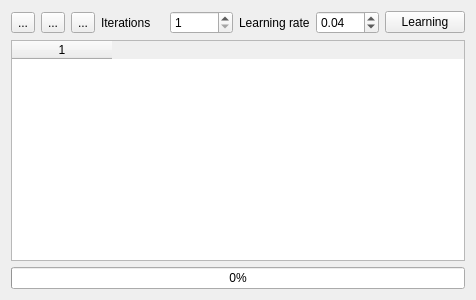
<?xml version="1.0" encoding="UTF-8"?>
<ui version="4.0">
 <class>FeedingTool</class>
 <widget class="QWidget" name="FeedingTool">
  <property name="windowModality">
   <enum>Qt::ApplicationModal</enum>
  </property>
  <property name="geometry">
   <rect>
    <x>0</x>
    <y>0</y>
    <width>476</width>
    <height>300</height>
   </rect>
  </property>
  <property name="windowTitle">
   <string>Feeding Tool</string>
  </property>
  <layout class="QVBoxLayout" name="verticalLayout">
   <item>
    <layout class="QHBoxLayout" name="horizontalLayout">
     <item>
      <widget class="QToolButton" name="addButton">
       <property name="text">
        <string>...</string>
       </property>
       <property name="icon">
        <iconset resource="resources.qrc">
         <normaloff>:/img/add.png</normaloff>:/img/add.png</iconset>
       </property>
      </widget>
     </item>
     <item>
      <widget class="QToolButton" name="subButton">
       <property name="text">
        <string>...</string>
       </property>
       <property name="icon">
        <iconset resource="resources.qrc">
         <normaloff>:/img/sub.png</normaloff>:/img/sub.png</iconset>
       </property>
      </widget>
     </item>
     <item>
      <widget class="QToolButton" name="editButton">
       <property name="text">
        <string>...</string>
       </property>
       <property name="icon">
        <iconset resource="resources.qrc">
         <normaloff>:/img/edit.png</normaloff>:/img/edit.png</iconset>
       </property>
      </widget>
     </item>
     <item>
      <widget class="QLabel" name="label">
       <property name="text">
        <string>Iterations</string>
       </property>
      </widget>
     </item>
     <item>
      <widget class="QSpinBox" name="iteration">
       <property name="minimum">
        <number>1</number>
       </property>
       <property name="maximum">
        <number>9999</number>
       </property>
      </widget>
     </item>
     <item>
      <widget class="QLabel" name="label_2">
       <property name="text">
        <string>Learning rate</string>
       </property>
      </widget>
     </item>
     <item>
      <widget class="QDoubleSpinBox" name="spinLearningrate">
       <property name="minimum">
        <double>-99.000000000000000</double>
       </property>
       <property name="singleStep">
        <double>0.100000000000000</double>
       </property>
       <property name="value">
        <double>0.040000000000000</double>
       </property>
      </widget>
     </item>
     <item>
      <widget class="QPushButton" name="learnButton">
       <property name="text">
        <string>Learning</string>
       </property>
      </widget>
     </item>
    </layout>
   </item>
   <item>
    <widget class="QTableWidget" name="truthTable">
     <property name="columnCount">
      <number>1</number>
     </property>
     <column/>
    </widget>
   </item>
   <item>
    <widget class="QProgressBar" name="progressBar">
     <property name="value">
      <number>0</number>
     </property>
    </widget>
   </item>
  </layout>
 </widget>
 <resources>
  <include location="resources.qrc"/>
 </resources>
 <connections>
  <connection>
   <sender>addButton</sender>
   <signal>clicked()</signal>
   <receiver>FeedingTool</receiver>
   <slot>getExemple()</slot>
   <hints>
    <hint type="sourcelabel">
     <x>19</x>
     <y>29</y>
    </hint>
    <hint type="destinationlabel">
     <x>52</x>
     <y>40</y>
    </hint>
   </hints>
  </connection>
  <connection>
   <sender>subButton</sender>
   <signal>clicked()</signal>
   <receiver>FeedingTool</receiver>
   <slot>subTruth()</slot>
   <hints>
    <hint type="sourcelabel">
     <x>49</x>
     <y>29</y>
    </hint>
    <hint type="destinationlabel">
     <x>101</x>
     <y>4</y>
    </hint>
   </hints>
  </connection>
  <connection>
   <sender>editButton</sender>
   <signal>clicked()</signal>
   <receiver>FeedingTool</receiver>
   <slot>editExemple()</slot>
   <hints>
    <hint type="sourcelabel">
     <x>73</x>
     <y>28</y>
    </hint>
    <hint type="destinationlabel">
     <x>181</x>
     <y>39</y>
    </hint>
   </hints>
  </connection>
  <connection>
   <sender>learnButton</sender>
   <signal>clicked()</signal>
   <receiver>FeedingTool</receiver>
   <slot>Learning()</slot>
   <hints>
    <hint type="sourcelabel">
     <x>343</x>
     <y>17</y>
    </hint>
    <hint type="destinationlabel">
     <x>253</x>
     <y>0</y>
    </hint>
   </hints>
  </connection>
 </connections>
 <slots>
  <slot>getExemple()</slot>
  <slot>subTruth()</slot>
  <slot>editExemple()</slot>
  <slot>Learning()</slot>
 </slots>
</ui>
